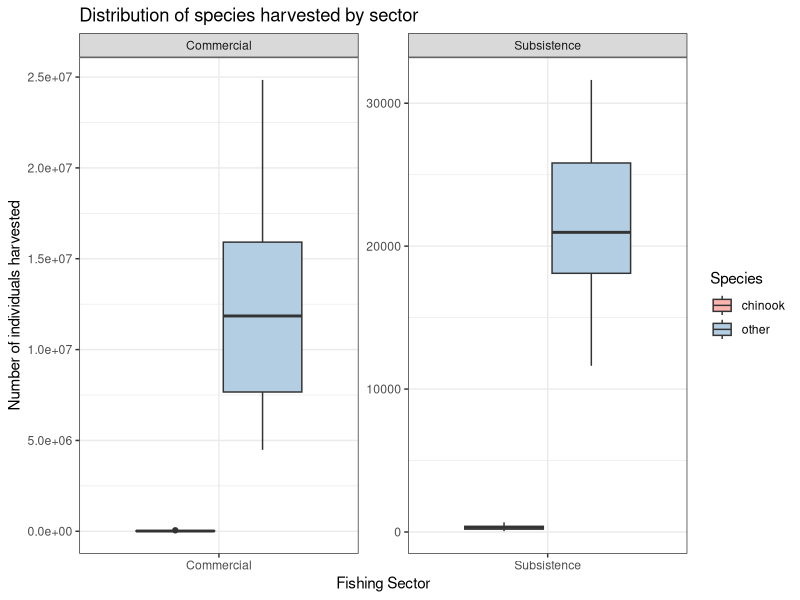
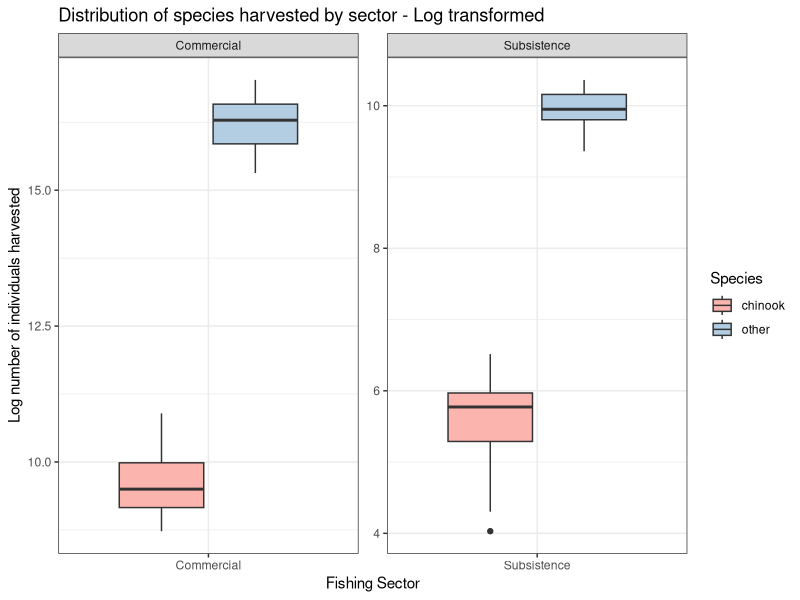
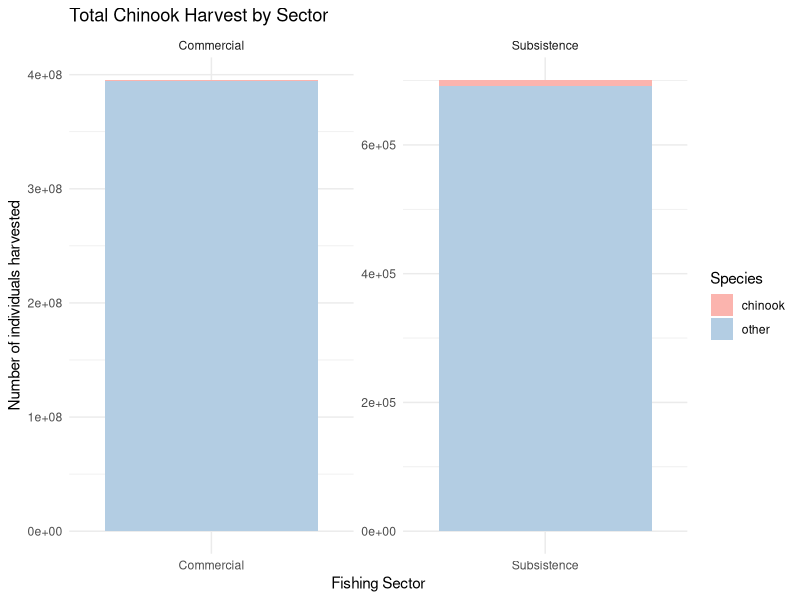
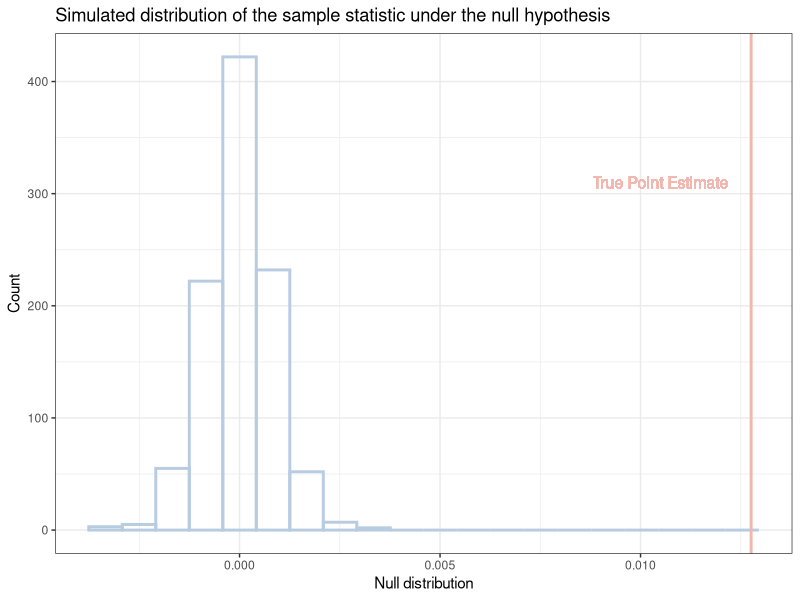

Reproduce these figures in R, in order.
## ---- chunk 1
# Load libraries
library(tidyverse)
library(kableExtra)

# Load data
harvest <- read_csv("Harvest_All_Sectors.csv")
## ---- chunk 2
# Filter harvest data to the Alaska Peninsula and Aleutian Islands
apai_harvest <- harvest |>
  filter(SASAP.Region == "Alaska Peninsula and Aleutian Islands")
## ---- chunk 3
# Replace all "Personal Use" with "Subsistence"
apai_harvest$sector <- str_replace_all(apai_harvest$sector, "Personal Use", "Subsistence")

# Check that Personal Use is no longer in dataset
unique(apai_harvest$sector)
## ---- chunk 4
chinook_harvest <- apai_harvest |>
  mutate(species = ifelse(species == "chinook", "chinook", "other")) |>
  filter((sector == "Commercial") | (sector == "Subsistence")) |>
  filter(year >= 1985 & year <= 2016) |>
  group_by(year, sector, species) |>
  summarize(harvest = sum(harvest, na.rm = TRUE), .groups = "drop")
## ---- chunk 5
#| code-fold: true

ggplot(chinook_harvest, aes(x = sector, y = harvest, fill = species)) +
  geom_boxplot() +
  facet_wrap(~sector, scale = "free") +
  scale_fill_brewer("Species", palette = "Pastel1") +
  labs(y = "Number of individuals harvested",
       x = "Fishing Sector",
       title = "Distribution of species harvested by sector") +
  theme_bw()

## ---- chunk 6
#| code-fold: true

ggplot(chinook_harvest, aes(x = sector, y = log(harvest), fill = species)) +
  geom_boxplot() +
  facet_wrap(~sector, scale = "free") +
  scale_fill_brewer("Species", palette = "Pastel1") +
  labs(y = "Log number of individuals harvested",
       x = "Fishing Sector",
       title = "Distribution of species harvested by sector - Log transformed") +
  theme_bw()
## ---- chunk 7
#| code-fold: true
ggplot(chinook_harvest, aes(x = sector, y = harvest, fill = factor(species))) +
  geom_col() +
  facet_wrap(~sector, scale = "free") +
  scale_fill_brewer("Species", palette = "Pastel1") +
  labs( x = "Fishing Sector", 
        y = "Number of individuals harvested",  
        title = "Total Chinook Harvest by Sector") +
  theme_minimal()
## ---- chunk 8
# Find chinook proportion of total harvest in each sector
chinook_prop <- chinook_harvest |>
  group_by(species, sector) |>
  summarise(species_harvest = sum(harvest, na.rm = TRUE), .groups = "drop") |>
  group_by(sector) |>
  summarize(proportion = species_harvest[species == "chinook"] / sum(species_harvest))
## ---- chunk 9
#| code-fold: true
# Display percent of Chinook salmon in each harvest in a table
chinook_prop |>
  mutate(proportion = round(proportion*100, 2)) |>
  kbl(col.names = c("Fishing sector", "Percent Chinook salmon of total harvest"),
      caption = "Table showing the percent of the total harvest that is Chinook salmon from 1985-2016. Chinook salmon made up 1.41% of the total salmon harvest in the subsistence sector, while Chinook only made up 0.14% of the total harvest in the commercial sector.") |>
  kable_styling(full_width = FALSE, 
                bootstrap_options = c("striped", "hover"),
                position = "left")
## ---- chunk 10
# Calculate difference in proportions between sectors
pe <- chinook_prop$proportion[2] - chinook_prop$proportion[1]
pe
## ---- chunk 11
# For reproducability
set.seed(2222)

# Randomization test
null_dist <- replicate(1000, {
  chinook_prop <- chinook_harvest |>
    mutate(sector = sample(sector, n())) |>  # Shuffling happening here
    group_by(species, sector) |>
    summarise(species_harvest = sum(harvest, na.rm = TRUE), .groups = "drop") |>
    group_by(sector) |>
    summarize(proportion = species_harvest[species == "chinook"] / sum(species_harvest))
  
  # Calculate difference in proportions between sectors
  pe <- chinook_prop$proportion[2] - chinook_prop$proportion[1]
  pe
})

# Visualize null distribution
ggplot(tibble(null_dist), aes(null_dist)) +
  geom_histogram(bins = 20, color = "#B8CCE1", fill = NA, linewidth = 1) +
  geom_vline(xintercept = pe, color = "#F0B7B0", linewidth = 1) +
  geom_text(aes(x = 0.0105, y = 310, label = paste("True Point Estimate")), 
            color = "#F0B7B0", size = 4) +
  labs(x = "Null distribution",
       y = "Count",
       title = "Simulated distribution of the sample statistic under the null hypothesis") +
  theme_bw()
## ---- chunk 12
# Calculate the p-value
pval <- sum((null_dist) > (pe)) / length(null_dist)
print(pval)
